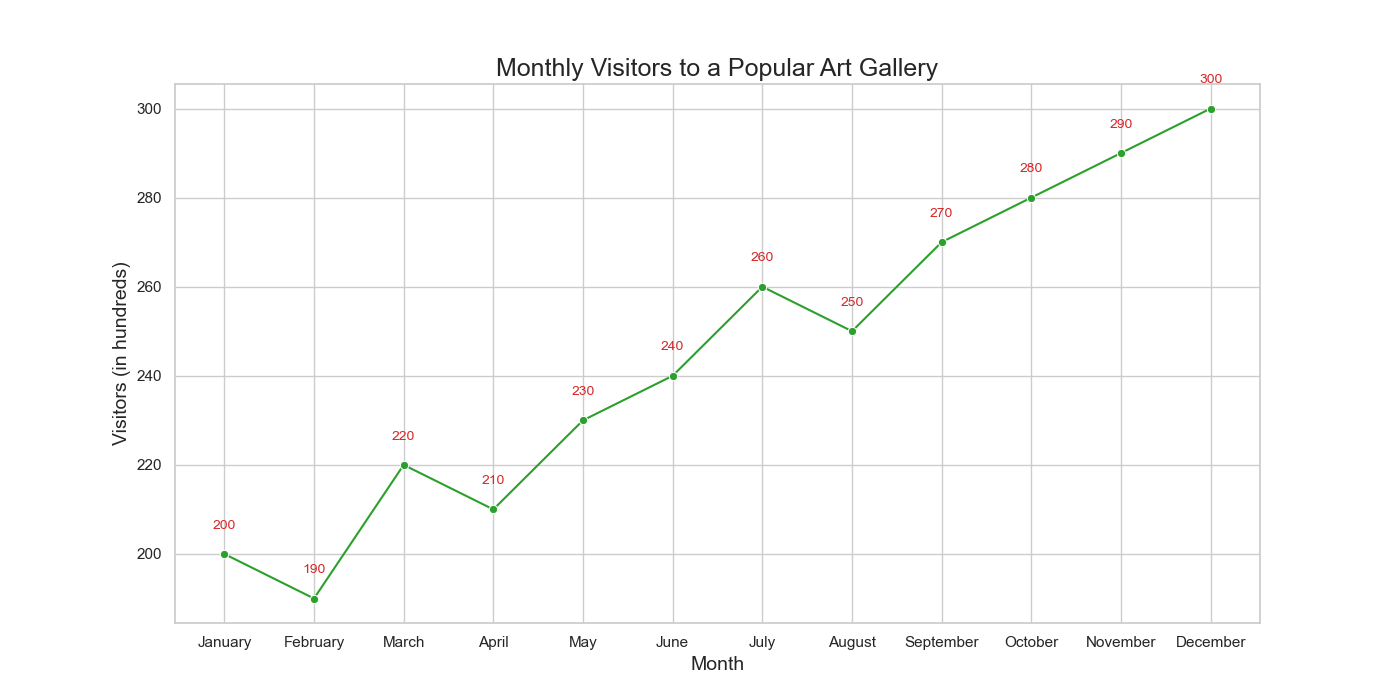

Generate this figure with Python:

import pandas as pd
import seaborn as sns
import matplotlib.pyplot as plt

# Create a DataFrame for the table data
data = {
    'Month': ['January', 'February', 'March', 'April', 'May', 'June', 'July', 'August',
              'September', 'October', 'November', 'December'],
    'Visitors': [200, 190, 220, 210, 230, 240, 260, 250, 270, 280, 290, 300]
}

df = pd.DataFrame(data)

# Convert 'Month' to a category so it can be properly sorted on the plot
month_order = ['January', 'February', 'March', 'April', 'May', 'June',
               'July', 'August', 'September', 'October', 'November', 'December']
df['Month'] = pd.Categorical(df['Month'], categories=month_order, ordered=True)

# Set up the size of the figure
plt.figure(figsize=(14, 7))

# Create the line chart using seaborn
lineplot = sns.lineplot(x='Month', y='Visitors', data=df, color="#2ca02c", marker='o')

# Annotate each point on the line chart
for i in range(df.shape[0]):
    plt.text(df['Month'][i], df['Visitors'][i] + 5, f"{df['Visitors'][i]}", 
             ha='center', va='bottom', fontsize=10, color='#d62728')

# Set the title and labels
plt.title('Monthly Visitors to a Popular Art Gallery', fontsize=18)
plt.xlabel('Month', fontsize=14)
plt.ylabel('Visitors (in hundreds)', fontsize=14)

# Show the final plot
plt.show()
